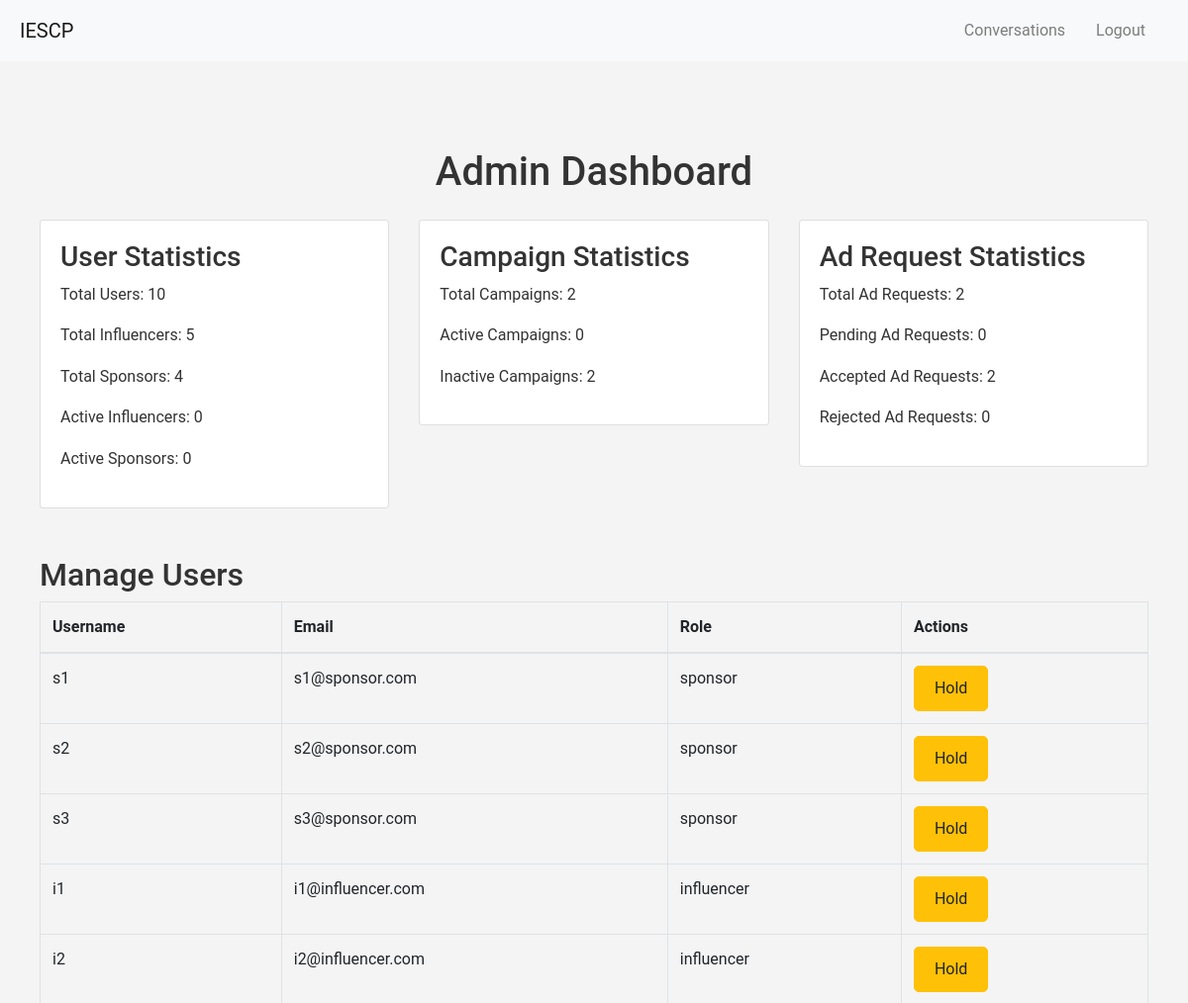
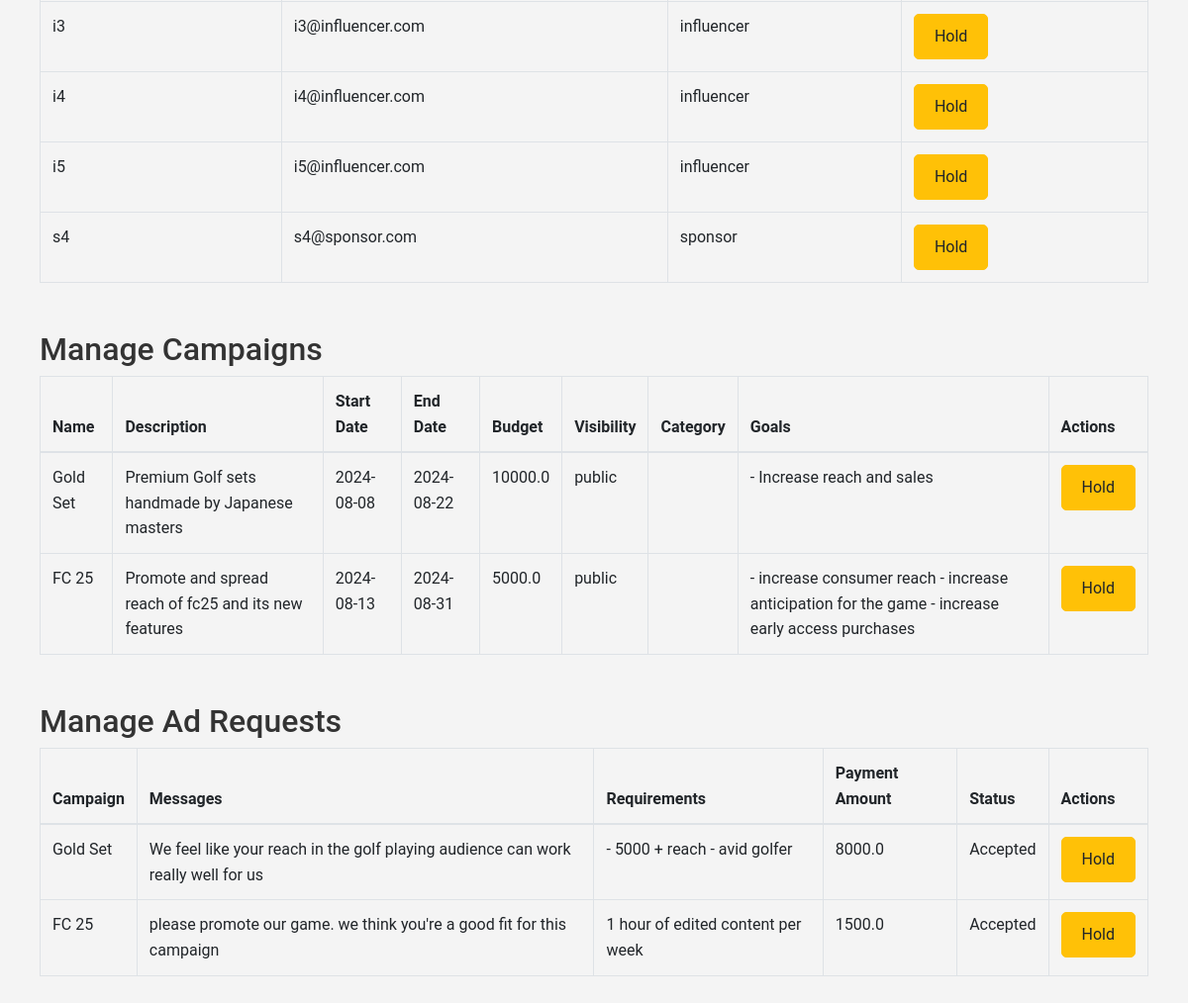
The page /admin (signed in) on the database its author committed (2 pictures, top to bottom).
### app/models.py (models this page shows, shortened)
class User(db.Model, UserMixin):
    id = db.Column(db.Integer, primary_key=True)
    username = db.Column(db.String(150), unique=True, nullable=False)
    email = db.Column(db.String(150), unique=True, nullable=False)
    password = db.Column(db.String(150), nullable=False)
    role = db.Column(db.String(50), nullable=False)
    admin = db.relationship('Admin', backref = 'user', uselist = False)
    sponsor = db.relationship('Sponsor', backref = 'user', uselist = False)
    influencer = db.relationship('Influencer', backref = 'user', uselist = False)
    is_on_hold = db.Column(db.Boolean, default=False)

class Campaign(db.Model):
    id = db.Column(db.Integer, primary_key=True)
    sponsor_id = db.Column(db.Integer, db.ForeignKey('sponsor.id'), nullable=False)
    name = db.Column(db.String(150))
    description = db.Column(db.Text)
    start_date = db.Column(db.Date)
    end_date = db.Column(db.Date)
    budget = db.Column(db.Float)
    visibility = db.Column(db.String(50))
    goals = db.Column(db.Text)
    ad_requests = db.relationship('AdRequest', backref = 'campaign')
    is_on_hold = db.Column(db.Boolean, default=False)

class AdRequest(db.Model):
    id = db.Column(db.Integer, primary_key=True)
    sponsor_id = db.Column(db.Integer, db.ForeignKey('sponsor.id'), nullable=False)
    campaign_id = db.Column(db.Integer, db.ForeignKey('campaign.id'), nullable=False)
    influencer_id = db.Column(db.Integer, db.ForeignKey('influencer.id'), nullable=False)
    messages = db.Column(db.Text)
    requirements = db.Column(db.Text)
    payment_amount = db.Column(db.Float)
    status = db.Column(db.String(50))
    is_on_hold = db.Column(db.Boolean, default=False)

### app/views.py (the view)
@main.route('/admin')
@login_required
def admin_dashboard():
    if current_user.role != 'admin':
        return "Access Denied", 403
    users = User.query.filter(User.role != 'admin').all()
    sponsors = Sponsor.query.all()
    influencers = Influencer.query.all()
    campaigns = Campaign.query.all()
    ad_requests = AdRequest.query.all()
    total_users = User.query.count()
    total_influencers = Influencer.query.count()
    total_sponsors = Sponsor.query.count()
    active_influencers = Influencer.query.join(User).filter(User.is_active == True).count()
    active_sponsors = Sponsor.query.join(User).filter(User.is_active == True).count()
    total_campaigns = Campaign.query.count()
    active_campaigns = Campaign.query.filter(Campaign.end_date >= date.today()).count()
    inactive_campaigns = Campaign.query.filter(Campaign.end_date <= date.today()).count()
    total_ad_requests = AdRequest.query.count()
    pending_ad_requests = AdRequest.query.filter_by(status='Pending').count()
    accepted_ad_requests = AdRequest.query.filter_by(status='Accepted').count()
    rejected_ad_requests = AdRequest.query.filter_by(status='Rejected').count()
    return render_template('admin_dashboard.html', users = users, sponsors = sponsors, influencers = influencers, campaigns = campaigns, ad_requests = ad_requests, total_users = total_users, total_influencers = total_influencers, total_sponsors = total_sponsors, active_influencers = active_influencers, active_sponsors = active_sponsors, total_campaigns = total_campaigns, active_campaigns = active_campaigns, inactive_campaigns = inactive_campaigns, total_ad_requests = total_ad_requests, pending_ad_requests = pending_ad_requests, accepted_ad_requests = accepted_ad_requests, rejected_ad_requests = rejected_ad_requests)

### app/__init__.py (called while the page is built)
@login_manager.user_loader
def load_user(user_id):
    from .models import User
    return User.query.get(int(user_id))

### app/templates/admin_dashboard.html
{% extends "base.html" %} {% block title %}Admin Dashboard{% endblock %} {%
block content %}
<div class="container mt-5">
    <h1 class="text-center">Admin Dashboard</h1>
    <div class="row mt-4">
        <div class="col-md-4">
            <div class="card">
                <div class="card-body">
                    <h3>User Statistics</h3>
                    <p>Total Users: {{ total_users }}</p>
                    <p>Total Influencers: {{ total_influencers }}</p>
                    <p>Total Sponsors: {{ total_sponsors }}</p>
                    <p>Active Influencers: {{ active_influencers }}</p>
                    <p>Active Sponsors: {{ active_sponsors }}</p>
                </div>
            </div>
        </div>
        <div class="col-md-4">
            <div class="card">
                <div class="card-body">
                    <h3>Campaign Statistics</h3>
                    <p>Total Campaigns: {{ total_campaigns }}</p>
                    <p>Active Campaigns: {{ active_campaigns }}</p>
                    <p>Inactive Campaigns: {{ inactive_campaigns }}</p>
                </div>
            </div>
        </div>
        <div class="col-md-4">
            <div class="card">
                <div class="card-body">
                    <h3>Ad Request Statistics</h3>
                    <p>Total Ad Requests: {{ total_ad_requests }}</p>
                    <p>Pending Ad Requests: {{ pending_ad_requests }}</p>
                    <p>Accepted Ad Requests: {{ accepted_ad_requests }}</p>
                    <p>Rejected Ad Requests: {{ rejected_ad_requests }}</p>
                </div>
            </div>
        </div>
    </div>
    <h2 class="mt-5">Manage Users</h2>
    <table class="table table-bordered">
        <thead>
            <tr>
                <th>Username</th>
                <th>Email</th>
                <th>Role</th>
                <th>Actions</th>
            </tr>
        </thead>
        <tbody>
            {% for user in users %}
            <tr>
                <td>{{ user.username }}</td>
                <td>{{ user.email }}</td>
                <td>{{ user.role }}</td>
                <td>
                    <form
                        action="{{ url_for('main.hold_user', user_id=user.id) }}"
                        method="POST"
                        style="display: inline"
                    >
                        <button
                            type="submit"
                            class="btn {{ 'btn-danger' if user.is_on_hold else 'btn-warning' }}"
                        >
                            {{ 'Release' if user.is_on_hold else 'Hold' }}
                        </button>
                    </form>
                </td>
            </tr>
            {% endfor %}
        </tbody>
    </table>
    <h2 class="mt-5">Manage Campaigns</h2>
    <table class="table table-bordered">
        <thead>
            <tr>
                <th>Name</th>
                <th>Description</th>
                <th>Start Date</th>
                <th>End Date</th>
                <th>Budget</th>
                <th>Visibility</th>
                <th>Category</th>
                <th>Goals</th>
                <th>Actions</th>
            </tr>
        </thead>
        <tbody>
            {% for campaign in campaigns %}
            <tr>
                <td>{{ campaign.name }}</td>
                <td>{{ campaign.description }}</td>
                <td>{{ campaign.start_date }}</td>
                <td>{{ campaign.end_date }}</td>
                <td>{{ campaign.budget }}</td>
                <td>{{ campaign.visibility }}</td>
                <td>{{ campaign.category }}</td>
                <td>{{ campaign.goals }}</td>
                <td>
                    <form
                        action="{{ url_for('main.hold_campaign', campaign_id=campaign.id) }}"
                        method="POST"
                        style="display: inline"
                    >
                        <button
                            type="submit"
                            class="btn {{ 'btn-danger' if campaign.is_on_hold else 'btn-warning' }}"
                        >
                            {{ 'Release' if campaign.is_on_hold else 'Hold' }}
                        </button>
                    </form>
                </td>
            </tr>
            {% endfor %}
        </tbody>
    </table>
    <h2 class="mt-5">Manage Ad Requests</h2>
    <table class="table table-bordered">
        <thead>
            <tr>
                <th>Campaign</th>
                <th>Messages</th>
                <th>Requirements</th>
                <th>Payment Amount</th>
                <th>Status</th>
                <th>Actions</th>
            </tr>
        </thead>
        <tbody>
            {% for ad_request in ad_requests %}
            <tr>
                <td>{{ ad_request.campaign.name }}</td>
                <td>{{ ad_request.messages }}</td>
                <td>{{ ad_request.requirements }}</td>
                <td>{{ ad_request.payment_amount }}</td>
                <td>{{ ad_request.status }}</td>
                <td>
                    <form
                        action="{{ url_for('main.hold_ad_request', ad_request_id=ad_request.id) }}"
                        method="POST"
                        style="display: inline"
                    >
                        <button
                            type="submit"
                            class="btn {{ 'btn-danger' if ad_request.is_on_hold else 'btn-warning' }}"
                        >
                            {{ 'Release' if ad_request.is_on_hold else 'Hold' }}
                        </button>
                    </form>
                </td>
            </tr>
            {% endfor %}
        </tbody>
    </table>
</div>
{% endblock %}

### app/static/styles.css (style rules this page uses)
* { margin: 0; padding: 0; box-sizing: border-box; }
body { font-family: "Roboto", sans-serif; background-color: #f4f4f4; color: #333; line-height: 1.6; }
.container { max-width: 1200px; margin: auto; padding: 20px; }
.btn { padding: 10px 20px; border-radius: 5px; cursor: pointer; }

### rows shown on the page
User: username "s1", email "s1@sponsor.com", role "sponsor", is_on_hold "Hold"
User: username "s2", email "s2@sponsor.com", role "sponsor", is_on_hold "Hold"
User: username "s3", email "s3@sponsor.com", role "sponsor", is_on_hold "Hold"
User: username "i1", email "i1@influencer.com", role "influencer", is_on_hold "Hold"
User: username "i2", email "i2@influencer.com", role "influencer", is_on_hold "Hold"
User: username "i3", email "i3@influencer.com", role "influencer", is_on_hold "Hold"
User: username "i4", email "i4@influencer.com", role "influencer", is_on_hold "Hold"
User: username "i5", email "i5@influencer.com", role "influencer", is_on_hold "Hold"
User: username "s4", email "s4@sponsor.com", role "sponsor", is_on_hold "Hold"
Campaign: name "Gold Set", description "Premium Golf sets handmade by Japanese masters", start_date "2024-08-08", end_date "2024-08-22", budget "10000.0", visibility "public", goals "- Increase reach and sales", is_on_hold "Hold"
Campaign: name "FC 25", description "Promote and spread reach of fc25 and its new features", start_date "2024-08-13", end_date "2024-08-31", budget "5000.0", visibility "public", goals "- increase consumer reach - increase anticipation for the game - increase early access purchases", is_on_hold "Hold"
AdRequest: campaign.name "Gold Set", messages "We feel like your reach in the golf playing audience can work really well for us", requirements "- 5000 + reach - avid golfer", payment_amount "8000.0", status "Accepted", is_on_hold "Hold"
AdRequest: campaign.name "FC 25", messages "please promote our game. we think you're a good fit for this campaign", requirements "1 hour of edited content per week", payment_amount "1500.0", status "Accepted", is_on_hold "Hold"

### other values the page prints
{{ total_users }} "10"
{{ total_influencers }} "5"
{{ total_sponsors }} "4"
{{ active_influencers }} "0"
{{ active_sponsors }} "0"
{{ total_campaigns }} "2"
{{ active_campaigns }} "0"
{{ inactive_campaigns }} "2"
{{ total_ad_requests }} "2"
{{ pending_ad_requests }} "0"
{{ accepted_ad_requests }} "2"
{{ rejected_ad_requests }} "0"
